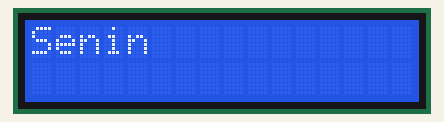
Simulated run of this sketch. Board: Arduino Uno, built with avr-gcc and run on an emulated ATmega328P. On the bench: 16×2 character LCD.

Above: at 0.1 s.
At 2.2 s:
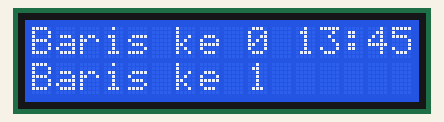

Measured:
- what the display in image 1 shows lasts 2.0 s, from 2.1 s to 4.1 s

The sketch:

lcd-2.ino
```cpp
#include <LiquidCrystal_I2C.h>
LiquidCrystal_I2C lcd(0x27, 16, 2);

void setup() {
  lcd.init();
  lcd.backlight();
}

void loop() {
  lcd.clear();
  lcd.print("Senin");
  delay(2000);
  lcd.clear();

  lcd.print("Baris ke 0 ");
  lcd.print("13:45");
  lcd.setCursor(0,1);

  lcd.print("Baris ke 1 ");
  lcd.setCursor(0,2);
  delay(2000);
}
```
